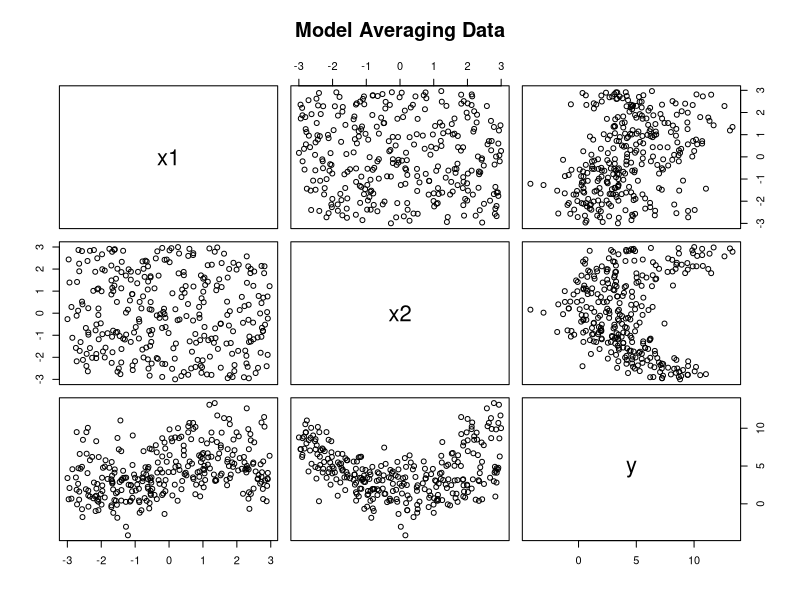
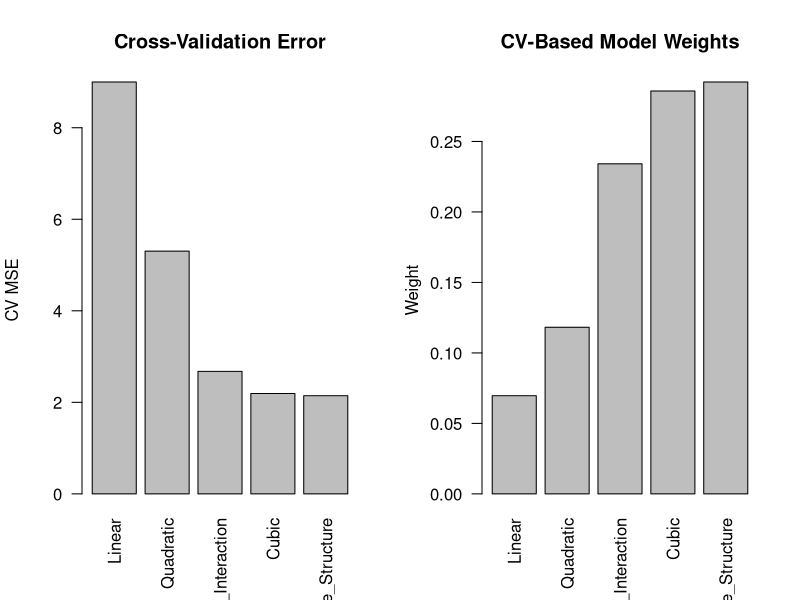
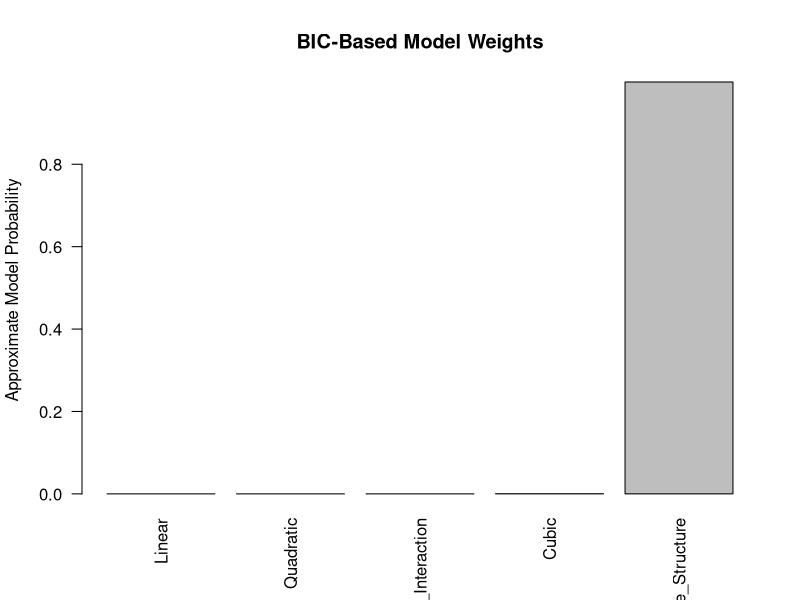
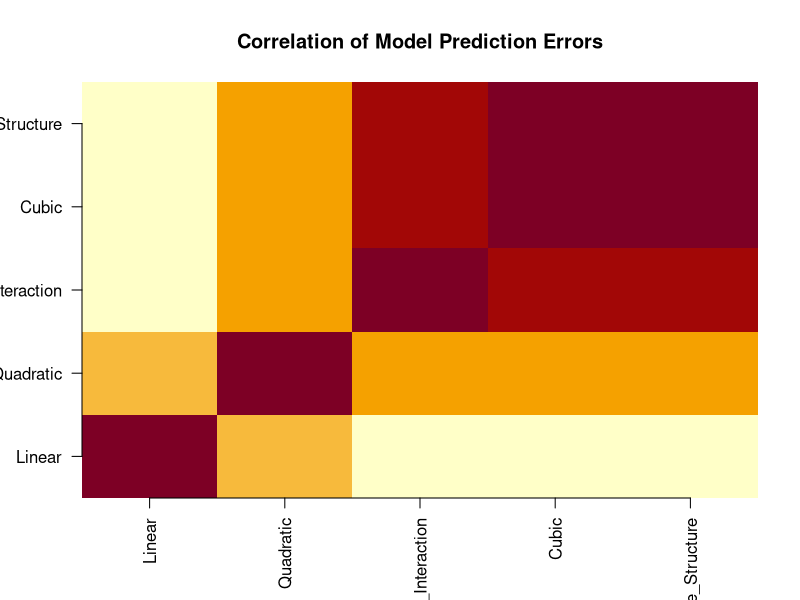
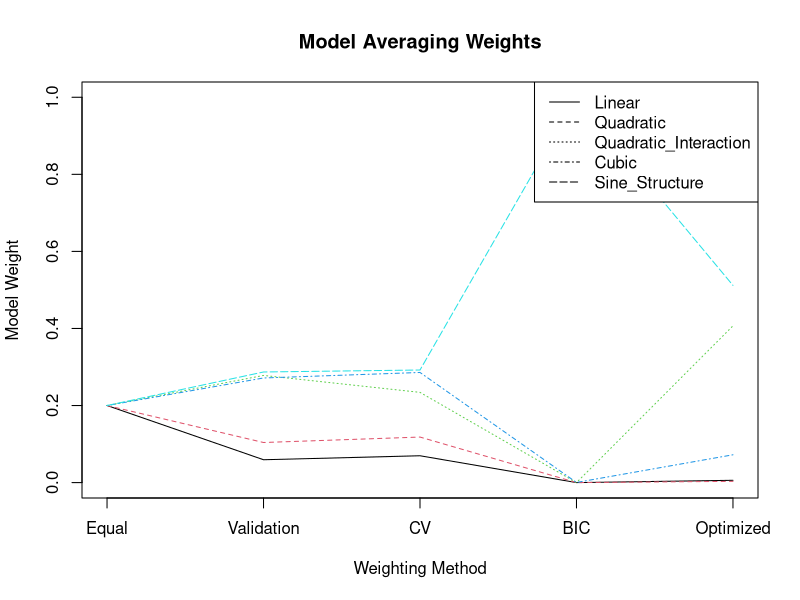
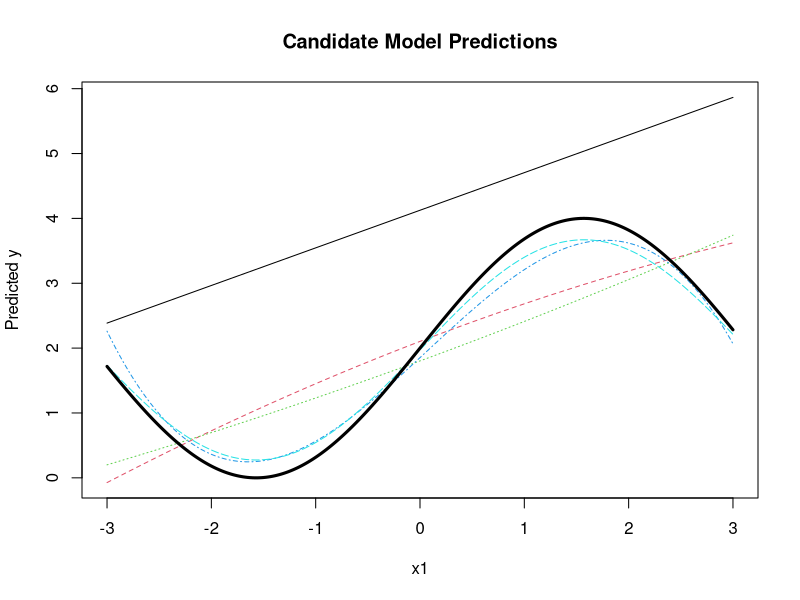
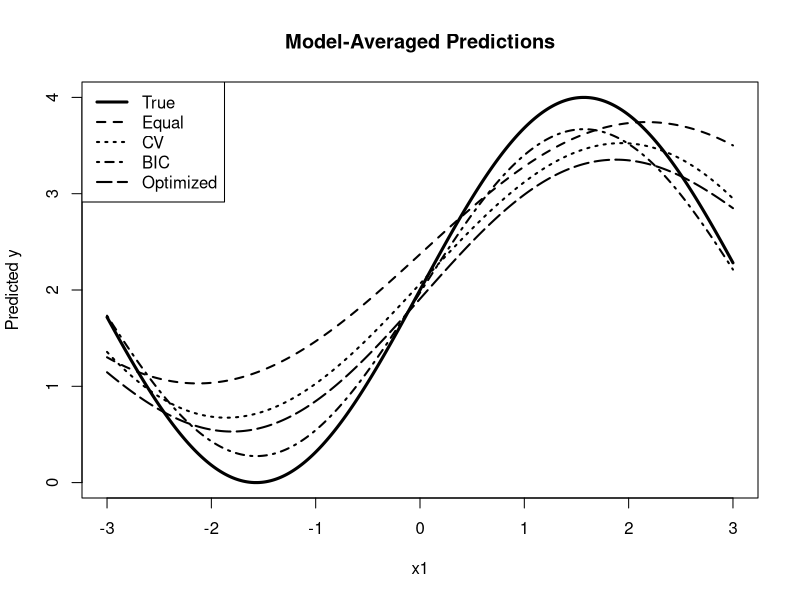
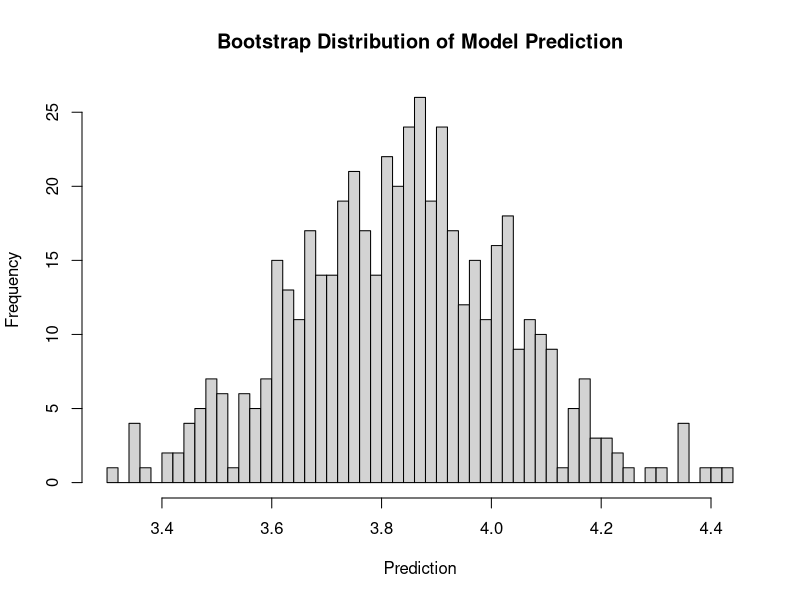

The R source for these figures, in order:
# ==============================================================================
# Model Averaging
# Jonathan Ma
#
# References:
#   The Elements of Statistical Learning
#
# Main ideas:
#   - Model uncertainty
#   - Prediction averaging
#   - Equal-weight averaging
#   - Validation-weighted averaging
#   - Cross-validation-weighted averaging
#   - BIC-based model weights
#   - Ensemble prediction
#   - Bias-variance tradeoff
#
# Core idea:
#
#   Suppose we have M candidate models with predictions:
#
#       f_1(x), ..., f_M(x)
#
#   Model averaging forms:
#
#       f_avg(x) = sum_m w_m f_m(x)
#
#   where:
#
#       w_m >= 0
#       sum_m w_m = 1
#
# ==============================================================================


# ------------------------------------------------------------------------------
# 1. Generate Nonlinear Regression Data
# ------------------------------------------------------------------------------

set.seed(123)

n <- 300


x1 <- runif(
  n,
  min = -3,
  max = 3
)


x2 <- runif(
  n,
  min = -3,
  max = 3
)


true_function <- function(
    x1,
    x2
) {
  
  2 +
    2 * sin(x1) +
    0.8 * x2^2 +
    0.5 * x1 * x2
}


sigma <- 1.5


y_true <- true_function(
  x1,
  x2
)


y <- y_true +
  rnorm(
    n,
    mean = 0,
    sd = sigma
  )


data <- data.frame(
  x1 = x1,
  x2 = x2,
  y = y
)


# ------------------------------------------------------------------------------
# 2. Explore Data
# ------------------------------------------------------------------------------

pairs(
  data,
  main = "Model Averaging Data"
)


# ------------------------------------------------------------------------------
# 3. Train-Test Split
# ------------------------------------------------------------------------------

set.seed(123)


train_index <- sample(
  seq_len(n),
  size = floor(
    0.7 * n
  )
)


test_index <- setdiff(
  seq_len(n),
  train_index
)


train_data <- data[
  train_index,
]


test_data <- data[
  test_index,
]


# ------------------------------------------------------------------------------
# 4. Candidate Models
# ------------------------------------------------------------------------------

# Intentionally use models with different structures.
#
# Model 1:
# simple linear model
#
# Model 2:
# quadratic terms
#
# Model 3:
# interaction
#
# Model 4:
# cubic polynomial terms
#
# Model 5:
# sine-informed model
#
# In practice, candidate models may arise from:
#
#   different subsets
#   different tuning parameters
#   different algorithms
#   different prior assumptions
#   different feature representations


model_1 <- lm(
  y ~ x1 + x2,
  data = train_data
)


model_2 <- lm(
  y ~
    x1 +
    I(x1^2) +
    x2 +
    I(x2^2),
  data = train_data
)


model_3 <- lm(
  y ~
    x1 +
    I(x1^2) +
    x2 +
    I(x2^2) +
    x1:x2,
  data = train_data
)


model_4 <- lm(
  y ~
    x1 +
    I(x1^2) +
    I(x1^3) +
    x2 +
    I(x2^2) +
    I(x2^3) +
    x1:x2,
  data = train_data
)


model_5 <- lm(
  y ~
    sin(x1) +
    x2 +
    I(x2^2) +
    x1:x2,
  data = train_data
)


models <- list(
  Linear = model_1,
  Quadratic = model_2,
  Quadratic_Interaction = model_3,
  Cubic = model_4,
  Sine_Structure = model_5
)


model_names <- names(
  models
)


M <- length(
  models
)


# ------------------------------------------------------------------------------
# 5. Test Predictions from Each Model
# ------------------------------------------------------------------------------

test_predictions <- matrix(
  NA,
  nrow = nrow(
    test_data
  ),
  ncol = M
)


colnames(
  test_predictions
) <- model_names


for (
  m in seq_len(M)
) {
  
  test_predictions[
    ,
    m
  ] <- predict(
    models[[m]],
    newdata = test_data
  )
}


# ------------------------------------------------------------------------------
# 6. Test Error for Individual Models
# ------------------------------------------------------------------------------

individual_test_MSE <- colMeans(
  (
    test_predictions -
      test_data$y
  )^2
)


individual_test_RMSE <- sqrt(
  individual_test_MSE
)


individual_results <- data.frame(
  Model = model_names,
  Test_MSE = individual_test_MSE,
  Test_RMSE = individual_test_RMSE
)


individual_results


# ------------------------------------------------------------------------------
# 7. Best Single Model
# ------------------------------------------------------------------------------

best_single_index <- which.min(
  individual_test_MSE
)


best_single_model <- model_names[
  best_single_index
]


best_single_model


# ==============================================================================
# PART I
#
# EQUAL-WEIGHT MODEL AVERAGING
# ==============================================================================


# ------------------------------------------------------------------------------
# 8. Equal Weights
# ------------------------------------------------------------------------------

equal_weights <- rep(
  1 / M,
  M
)


names(
  equal_weights
) <- model_names


equal_weights


# ------------------------------------------------------------------------------
# 9. Equal-Weight Prediction
# ------------------------------------------------------------------------------

equal_average_prediction <- as.vector(
  test_predictions %*%
    equal_weights
)


equal_average_MSE <- mean(
  (
    test_data$y -
      equal_average_prediction
  )^2
)


equal_average_RMSE <- sqrt(
  equal_average_MSE
)


equal_average_MSE


# ------------------------------------------------------------------------------
# 10. Compare Equal Average with Individual Models
# ------------------------------------------------------------------------------

comparison_equal <- rbind(
  individual_results,
  data.frame(
    Model = "Equal Average",
    Test_MSE = equal_average_MSE,
    Test_RMSE = equal_average_RMSE
  )
)


comparison_equal


# ==============================================================================
# PART II
#
# HOLDOUT-VALIDATION WEIGHTS
# ==============================================================================


# ------------------------------------------------------------------------------
# 11. Split Training Data into Fit and Validation Sets
# ------------------------------------------------------------------------------

set.seed(456)


n_train <- nrow(
  train_data
)


fit_index <- sample(
  seq_len(
    n_train
  ),
  size = floor(
    0.75 *
      n_train
  )
)


validation_index <- setdiff(
  seq_len(
    n_train
  ),
  fit_index
)


fit_data <- train_data[
  fit_index,
]


validation_data <- train_data[
  validation_index,
]


# ------------------------------------------------------------------------------
# 12. Function to Fit All Candidate Models
# ------------------------------------------------------------------------------

fit_candidate_models <- function(
    data
) {
  
  list(
    
    Linear = lm(
      y ~ x1 + x2,
      data = data
    ),
    
    Quadratic = lm(
      y ~
        x1 +
        I(x1^2) +
        x2 +
        I(x2^2),
      data = data
    ),
    
    Quadratic_Interaction = lm(
      y ~
        x1 +
        I(x1^2) +
        x2 +
        I(x2^2) +
        x1:x2,
      data = data
    ),
    
    Cubic = lm(
      y ~
        x1 +
        I(x1^2) +
        I(x1^3) +
        x2 +
        I(x2^2) +
        I(x2^3) +
        x1:x2,
      data = data
    ),
    
    Sine_Structure = lm(
      y ~
        sin(x1) +
        x2 +
        I(x2^2) +
        x1:x2,
      data = data
    )
  )
}


validation_models <- fit_candidate_models(
  fit_data
)


# ------------------------------------------------------------------------------
# 13. Validation Errors
# ------------------------------------------------------------------------------

validation_MSE <- numeric(
  M
)


names(
  validation_MSE
) <- model_names


for (
  m in seq_len(M)
) {
  
  prediction <- predict(
    validation_models[[m]],
    newdata = validation_data
  )
  
  
  validation_MSE[m] <- mean(
    (
      validation_data$y -
        prediction
    )^2
  )
}


validation_MSE


# ------------------------------------------------------------------------------
# 14. Inverse-Error Weights
# ------------------------------------------------------------------------------

# A simple data-driven weighting scheme:
#
# w_m proportional to 1 / ValidationError_m
#
# Then normalize so weights sum to one.


inverse_error <- 1 /
  validation_MSE


validation_weights <- inverse_error /
  sum(
    inverse_error
  )


validation_weights


# ------------------------------------------------------------------------------
# 15. Refit Models on Full Training Data
# ------------------------------------------------------------------------------

full_models <- fit_candidate_models(
  train_data
)


# ------------------------------------------------------------------------------
# 16. Test Predictions
# ------------------------------------------------------------------------------

full_test_predictions <- matrix(
  NA,
  nrow = nrow(
    test_data
  ),
  ncol = M
)


colnames(
  full_test_predictions
) <- model_names


for (
  m in seq_len(M)
) {
  
  full_test_predictions[
    ,
    m
  ] <- predict(
    full_models[[m]],
    newdata = test_data
  )
}


# ------------------------------------------------------------------------------
# 17. Validation-Weighted Prediction
# ------------------------------------------------------------------------------

validation_average_prediction <- as.vector(
  full_test_predictions %*%
    validation_weights
)


validation_average_MSE <- mean(
  (
    test_data$y -
      validation_average_prediction
  )^2
)


validation_average_RMSE <- sqrt(
  validation_average_MSE
)


validation_average_MSE


# ==============================================================================
# PART III
#
# CROSS-VALIDATION WEIGHTS
# ==============================================================================


# ------------------------------------------------------------------------------
# 18. K-Fold CV Errors for Candidate Models
# ------------------------------------------------------------------------------

model_cv_errors <- function(
    data,
    k = 10,
    seed = 123
) {
  
  set.seed(
    seed
  )
  
  
  n <- nrow(
    data
  )
  
  
  fold_id <- sample(
    rep(
      seq_len(k),
      length.out = n
    )
  )
  
  
  fold_error <- matrix(
    NA,
    nrow = M,
    ncol = k
  )
  
  
  rownames(
    fold_error
  ) <- model_names
  
  
  for (
    fold in seq_len(k)
  ) {
    
    training_data <- data[
      fold_id != fold,
    ]
    
    
    validation_data <- data[
      fold_id == fold,
    ]
    
    
    models_fold <- fit_candidate_models(
      training_data
    )
    
    
    for (
      m in seq_len(M)
    ) {
      
      prediction <- predict(
        models_fold[[m]],
        newdata = validation_data
      )
      
      
      fold_error[
        m,
        fold
      ] <- mean(
        (
          validation_data$y -
            prediction
        )^2
      )
    }
  }
  
  
  return(
    list(
      Fold_Error = fold_error,
      Mean_Error = rowMeans(
        fold_error
      ),
      SE_Error = apply(
        fold_error,
        1,
        sd
      ) /
        sqrt(k)
    )
  )
}


# ------------------------------------------------------------------------------
# 19. Run 10-Fold CV
# ------------------------------------------------------------------------------

CV_results <- model_cv_errors(
  train_data,
  k = 10,
  seed = 123
)


CV_results$Mean_Error


# ------------------------------------------------------------------------------
# 20. Convert CV Errors to Weights
# ------------------------------------------------------------------------------

inverse_CV_error <- 1 /
  CV_results$Mean_Error


CV_weights <- inverse_CV_error /
  sum(
    inverse_CV_error
  )


CV_weights


# ------------------------------------------------------------------------------
# 21. CV-Weighted Ensemble Prediction
# ------------------------------------------------------------------------------

CV_average_prediction <- as.vector(
  full_test_predictions %*%
    CV_weights
)


CV_average_MSE <- mean(
  (
    test_data$y -
      CV_average_prediction
  )^2
)


CV_average_RMSE <- sqrt(
  CV_average_MSE
)


CV_average_MSE


# ------------------------------------------------------------------------------
# 22. Plot CV Errors and Weights
# ------------------------------------------------------------------------------

par(
  mfrow = c(
    1,
    2
  )
)


barplot(
  CV_results$Mean_Error,
  names.arg = model_names,
  las = 2,
  ylab = "CV MSE",
  main = "Cross-Validation Error"
)


barplot(
  CV_weights,
  names.arg = model_names,
  las = 2,
  ylab = "Weight",
  main = "CV-Based Model Weights"
)


par(
  mfrow = c(
    1,
    1
  )
)


# ==============================================================================
# PART IV
#
# BIC-BASED MODEL AVERAGING
# ==============================================================================


# ------------------------------------------------------------------------------
# 23. Compute BIC for Candidate Models
# ------------------------------------------------------------------------------

BIC_values <- sapply(
  full_models,
  BIC
)


BIC_values


# ------------------------------------------------------------------------------
# 24. Delta BIC
# ------------------------------------------------------------------------------

# Only relative BIC values matter.
#
# Delta_m =
#
# BIC_m - minimum BIC


delta_BIC <- BIC_values -
  min(
    BIC_values
  )


delta_BIC


# ------------------------------------------------------------------------------
# 25. BIC Approximation to Model Weights
# ------------------------------------------------------------------------------

# A common approximation:
#
# weight_m
#
# proportional to
#
# exp(-0.5 * Delta_BIC_m)
#
# Normalize to sum to 1.


BIC_raw_weights <- exp(
  -0.5 *
    delta_BIC
)


BIC_weights <- BIC_raw_weights /
  sum(
    BIC_raw_weights
  )


BIC_weights


# ------------------------------------------------------------------------------
# 26. BIC-Weighted Prediction
# ------------------------------------------------------------------------------

BIC_average_prediction <- as.vector(
  full_test_predictions %*%
    BIC_weights
)


BIC_average_MSE <- mean(
  (
    test_data$y -
      BIC_average_prediction
  )^2
)


BIC_average_RMSE <- sqrt(
  BIC_average_MSE
)


# ------------------------------------------------------------------------------
# 27. Plot BIC Weights
# ------------------------------------------------------------------------------

barplot(
  BIC_weights,
  names.arg = model_names,
  las = 2,
  ylab = "Approximate Model Probability",
  main = "BIC-Based Model Weights"
)


# ==============================================================================
# PART V
#
# OPTIMAL CONVEX WEIGHTS
# ==============================================================================


# ------------------------------------------------------------------------------
# 28. Validation Prediction Matrix
# ------------------------------------------------------------------------------

# Instead of imposing a weighting formula, estimate weights that minimize
# validation squared error.
#
# Solve:
#
# min_w ||y - P w||^2
#
# subject to:
#
# w_m >= 0
# sum_m w_m = 1
#
#
# Here we implement a simple grid/random-search approximation without packages.


validation_predictions <- matrix(
  NA,
  nrow = nrow(
    validation_data
  ),
  ncol = M
)


colnames(
  validation_predictions
) <- model_names


for (
  m in seq_len(M)
) {
  
  validation_predictions[
    ,
    m
  ] <- predict(
    validation_models[[m]],
    newdata = validation_data
  )
}


# ------------------------------------------------------------------------------
# 29. Random Simplex Weight Generator
# ------------------------------------------------------------------------------

random_simplex <- function(
    M,
    number_draws
) {
  
  raw <- matrix(
    rexp(
      number_draws *
        M,
      rate = 1
    ),
    nrow = number_draws,
    ncol = M
  )
  
  
  raw /
    rowSums(
      raw
    )
}


# ------------------------------------------------------------------------------
# 30. Search for Best Convex Weights
# ------------------------------------------------------------------------------

set.seed(123)


number_weight_candidates <- 50000


candidate_weights <- random_simplex(
  M,
  number_weight_candidates
)


candidate_error <- numeric(
  number_weight_candidates
)


for (
  i in seq_len(
    number_weight_candidates
  )
) {
  
  prediction_i <- as.vector(
    validation_predictions %*%
      candidate_weights[
        i,
      ]
  )
  
  
  candidate_error[i] <- mean(
    (
      validation_data$y -
        prediction_i
    )^2
  )
}


best_weight_index <- which.min(
  candidate_error
)


optimized_weights <- candidate_weights[
  best_weight_index,
]


names(
  optimized_weights
) <- model_names


optimized_weights


# ------------------------------------------------------------------------------
# 31. Optimized Ensemble Prediction
# ------------------------------------------------------------------------------

optimized_prediction <- as.vector(
  full_test_predictions %*%
    optimized_weights
)


optimized_MSE <- mean(
  (
    test_data$y -
      optimized_prediction
  )^2
)


optimized_RMSE <- sqrt(
  optimized_MSE
)


optimized_MSE


# ==============================================================================
# PART VI
#
# WHY AVERAGING CAN HELP
# ==============================================================================


# ------------------------------------------------------------------------------
# 32. Prediction Error Correlations
# ------------------------------------------------------------------------------

# Averaging is especially useful when candidate models make different errors.
#
# Highly correlated errors provide less diversification.


error_matrix <- sweep(
  full_test_predictions,
  MARGIN = 1,
  STATS = test_data$y,
  FUN = "-"
)


error_correlation <- cor(
  error_matrix
)


round(
  error_correlation,
  3
)


# ------------------------------------------------------------------------------
# 33. Plot Error Correlations
# ------------------------------------------------------------------------------

image(
  1:M,
  1:M,
  error_correlation,
  axes = FALSE,
  xlab = "",
  ylab = "",
  main = "Correlation of Model Prediction Errors"
)


axis(
  1,
  at = 1:M,
  labels = model_names,
  las = 2
)


axis(
  2,
  at = 1:M,
  labels = model_names,
  las = 2
)


# ------------------------------------------------------------------------------
# 34. Variance Reduction Illustration
# ------------------------------------------------------------------------------

# Suppose two model errors have:
#
# Var(e1) = sigma1^2
# Var(e2) = sigma2^2
# Corr(e1,e2) = rho
#
# Equal averaging gives error:
#
# e_avg = (e1 + e2) / 2
#
# Variance:
#
# Var(e_avg)
#
# =
# 1/4[
# sigma1^2 +
# sigma2^2 +
# 2 rho sigma1 sigma2
# ]


model_a <- 1

model_b <- 2


error_a <- error_matrix[
  ,
  model_a
]


error_b <- error_matrix[
  ,
  model_b
]


variance_a <- var(
  error_a
)


variance_b <- var(
  error_b
)


correlation_ab <- cor(
  error_a,
  error_b
)


theoretical_average_variance <-
  0.25 *
  (
    variance_a +
      variance_b +
      2 *
      correlation_ab *
      sqrt(
        variance_a *
          variance_b
      )
  )


empirical_average_variance <- var(
  (
    error_a +
      error_b
  ) /
    2
)


data.frame(
  Quantity = c(
    "Theoretical Average Error Variance",
    "Empirical Average Error Variance"
  ),
  Value = c(
    theoretical_average_variance,
    empirical_average_variance
  )
)


# ==============================================================================
# PART VII
#
# COMPARE ALL APPROACHES
# ==============================================================================


# ------------------------------------------------------------------------------
# 35. Ensemble Results
# ------------------------------------------------------------------------------

ensemble_results <- data.frame(
  Method = c(
    "Best Individual Model",
    "Equal-Weight Average",
    "Validation-Weighted",
    "CV-Weighted",
    "BIC-Weighted",
    "Optimized Convex Average"
  ),
  
  Test_MSE = c(
    min(
      individual_test_MSE
    ),
    equal_average_MSE,
    validation_average_MSE,
    CV_average_MSE,
    BIC_average_MSE,
    optimized_MSE
  )
)


ensemble_results$Test_RMSE <- sqrt(
  ensemble_results$Test_MSE
)


ensemble_results


# ------------------------------------------------------------------------------
# 36. Weight Comparison
# ------------------------------------------------------------------------------

weight_comparison <- data.frame(
  Model = model_names,
  Equal = equal_weights,
  Validation = validation_weights,
  CV = CV_weights,
  BIC = BIC_weights,
  Optimized = optimized_weights
)


weight_comparison


# ------------------------------------------------------------------------------
# 37. Plot Weighting Schemes
# ------------------------------------------------------------------------------

matplot(
  t(
    as.matrix(
      weight_comparison[
        ,
        -1
      ]
    )
  ),
  type = "l",
  lty = 1:M,
  xaxt = "n",
  xlab = "Weighting Method",
  ylab = "Model Weight",
  main = "Model Averaging Weights"
)


axis(
  1,
  at = 1:5,
  labels = c(
    "Equal",
    "Validation",
    "CV",
    "BIC",
    "Optimized"
  )
)


legend(
  "topright",
  legend = model_names,
  lty = 1:M
)


# ==============================================================================
# PART VIII
#
# PREDICTION VISUALIZATION
# ==============================================================================


# ------------------------------------------------------------------------------
# 38. Create One-Dimensional Slice
# ------------------------------------------------------------------------------

# Fix x2 = 0 and vary x1.


x1_grid <- seq(
  -3,
  3,
  length.out = 300
)


slice_data <- data.frame(
  x1 = x1_grid,
  x2 = 0
)


# ------------------------------------------------------------------------------
# 39. Candidate Model Predictions on Slice
# ------------------------------------------------------------------------------

slice_predictions <- matrix(
  NA,
  nrow = length(
    x1_grid
  ),
  ncol = M
)


for (
  m in seq_len(M)
) {
  
  slice_predictions[
    ,
    m
  ] <- predict(
    full_models[[m]],
    newdata = slice_data
  )
}


# ------------------------------------------------------------------------------
# 40. Averaged Predictions on Slice
# ------------------------------------------------------------------------------

slice_equal <- as.vector(
  slice_predictions %*%
    equal_weights
)


slice_CV <- as.vector(
  slice_predictions %*%
    CV_weights
)


slice_BIC <- as.vector(
  slice_predictions %*%
    BIC_weights
)


slice_optimized <- as.vector(
  slice_predictions %*%
    optimized_weights
)


true_slice <- true_function(
  x1_grid,
  0
)


# ------------------------------------------------------------------------------
# 41. Plot Candidate Models
# ------------------------------------------------------------------------------

matplot(
  x1_grid,
  slice_predictions,
  type = "l",
  lty = 1:M,
  xlab = "x1",
  ylab = "Predicted y",
  main = "Candidate Model Predictions"
)


lines(
  x1_grid,
  true_slice,
  lwd = 3
)


# ------------------------------------------------------------------------------
# 42. Plot Averaged Models
# ------------------------------------------------------------------------------

plot(
  x1_grid,
  true_slice,
  type = "l",
  lwd = 3,
  xlab = "x1",
  ylab = "Predicted y",
  main = "Model-Averaged Predictions"
)


lines(
  x1_grid,
  slice_equal,
  lty = 2,
  lwd = 2
)


lines(
  x1_grid,
  slice_CV,
  lty = 3,
  lwd = 2
)


lines(
  x1_grid,
  slice_BIC,
  lty = 4,
  lwd = 2
)


lines(
  x1_grid,
  slice_optimized,
  lty = 5,
  lwd = 2
)


legend(
  "topleft",
  legend = c(
    "True",
    "Equal",
    "CV",
    "BIC",
    "Optimized"
  ),
  lty = c(
    1,
    2,
    3,
    4,
    5
  ),
  lwd = c(
    3,
    2,
    2,
    2,
    2
  )
)


# ==============================================================================
# PART IX
#
# MODEL UNCERTAINTY
# ==============================================================================


# ------------------------------------------------------------------------------
# 43. Predictions at One Point
# ------------------------------------------------------------------------------

new_point <- data.frame(
  x1 = 1,
  x2 = 1
)


point_predictions <- sapply(
  full_models,
  predict,
  newdata = new_point
)


point_predictions


# ------------------------------------------------------------------------------
# 44. Spread Across Model Predictions
# ------------------------------------------------------------------------------

model_prediction_mean <- mean(
  point_predictions
)


model_prediction_sd <- sd(
  point_predictions
)


data.frame(
  Mean_Prediction = model_prediction_mean,
  SD_Across_Models = model_prediction_sd
)


# ------------------------------------------------------------------------------
# 45. Weighted Prediction at the Point
# ------------------------------------------------------------------------------

data.frame(
  Method = c(
    "Equal",
    "Validation",
    "CV",
    "BIC",
    "Optimized"
  ),
  
  Prediction = c(
    sum(
      equal_weights *
        point_predictions
    ),
    
    sum(
      validation_weights *
        point_predictions
    ),
    
    sum(
      CV_weights *
        point_predictions
    ),
    
    sum(
      BIC_weights *
        point_predictions
    ),
    
    sum(
      optimized_weights *
        point_predictions
    )
  )
)


# ==============================================================================
# PART X
#
# BOOTSTRAP MODEL AVERAGING
# ==============================================================================


# ------------------------------------------------------------------------------
# 46. Bootstrap Model Averaging Illustration
# ------------------------------------------------------------------------------

# Another form of averaging arises by fitting the same model to many
# bootstrap samples and averaging predictions.
#
# This is the central idea behind bagging.


set.seed(123)


B <- 500


bootstrap_prediction <- numeric(
  B
)


for (
  b in seq_len(B)
) {
  
  bootstrap_index <- sample(
    seq_len(
      nrow(
        train_data
      )
    ),
    size = nrow(
      train_data
    ),
    replace = TRUE
  )
  
  
  bootstrap_data <- train_data[
    bootstrap_index,
  ]
  
  
  bootstrap_model <- lm(
    y ~
      x1 +
      I(x1^2) +
      x2 +
      I(x2^2) +
      x1:x2,
    data = bootstrap_data
  )
  
  
  bootstrap_prediction[b] <- predict(
    bootstrap_model,
    newdata = new_point
  )
}


mean(
  bootstrap_prediction
)


sd(
  bootstrap_prediction
)


hist(
  bootstrap_prediction,
  breaks = 40,
  xlab = "Prediction",
  main = "Bootstrap Distribution of Model Prediction"
)


# ==============================================================================
# PART XI
#
# FINAL SUMMARY
# ==============================================================================


# ------------------------------------------------------------------------------
# 47. Best Ensemble
# ------------------------------------------------------------------------------

best_method_index <- which.min(
  ensemble_results$Test_MSE
)


best_method <- ensemble_results$Method[
  best_method_index
]


# ------------------------------------------------------------------------------
# 48. Summary
# ------------------------------------------------------------------------------

cat(
  "Model Averaging Summary\n"
)


cat(
  "-----------------------\n"
)


cat(
  "Best individual model:",
  best_single_model,
  "\n"
)


cat(
  "Best individual test RMSE:",
  round(
    sqrt(
      min(
        individual_test_MSE
      )
    ),
    4
  ),
  "\n"
)


cat(
  "Equal-average test RMSE:",
  round(
    equal_average_RMSE,
    4
  ),
  "\n"
)


cat(
  "Validation-weighted test RMSE:",
  round(
    validation_average_RMSE,
    4
  ),
  "\n"
)


cat(
  "CV-weighted test RMSE:",
  round(
    CV_average_RMSE,
    4
  ),
  "\n"
)


cat(
  "BIC-weighted test RMSE:",
  round(
    BIC_average_RMSE,
    4
  ),
  "\n"
)


cat(
  "Optimized convex-average test RMSE:",
  round(
    optimized_RMSE,
    4
  ),
  "\n"
)


cat(
  "Best overall averaging method:",
  best_method,
  "\n"
)
